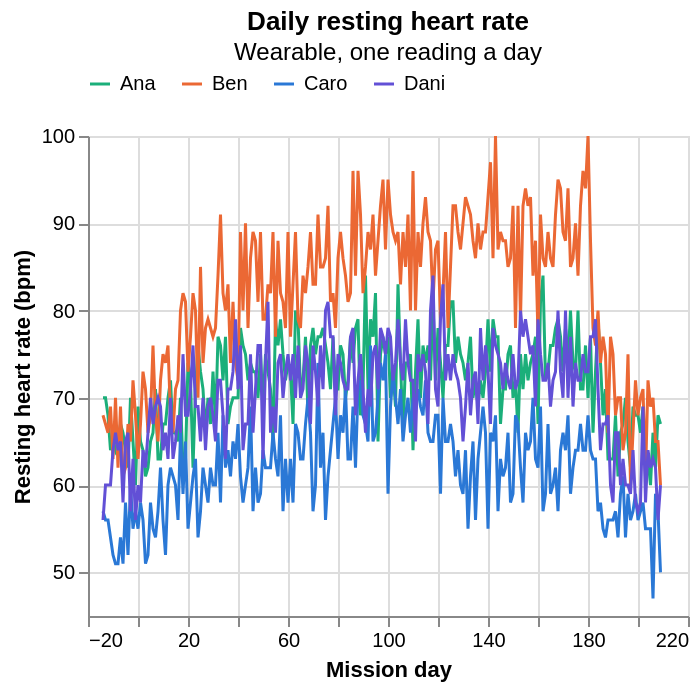

Source (notebook cell):
### Markdown cell above
## 6. The wearable

Daily resting heart rate (fitted on Campaign 11's supine values) and one day of minute-by-minute heart rate. The 24 hours follow Caro's routine for that day (section 8): a dip while she sleeps, a rise in each exercise block. That shape is assumed; the resting level comes from the model.

### Code cell
rhr = df[df.measure == "resting_hr"].dropna(subset=["value"])[["crew_id", "mission_day", "day_label", "value", "adherence"]]
alt.Chart(rhr).mark_line(strokeWidth=1.5).encode(
    x=alt.X("mission_day:Q", title="Mission day"), y=alt.Y("value:Q", title="Resting heart rate (bpm)", scale=alt.Scale(zero=False)),
    color=alt.Color("crew_id:N", scale=CREW, title=None, legend=alt.Legend(orient="top")),
    tooltip=["crew_id", "day_label", "value", "adherence"]
).properties(width="container", height=240, title=alt.Title("Daily resting heart rate", subtitle="Wearable, one reading a day"))

### Figure 1 — Vega-Lite specification as saved in the notebook (floating-point values rounded to 4 significant figures; data arrays with more than 128 entries replaced by an {"elided": "..."} marker saying what was removed)
{"$schema": "https://vega.github.io/schema/vega-lite/v5.20.1.json", "config": {"view": {"continuousHeight": 300, "continuousWidth": 300}}, "data": {"name": "data-491e35f5f01a057d01ed13f68d7cb506"}, "datasets": {"data-491e35f5f01a057d01ed13f68d7cb506": {"elided": "896 records"}}, "encoding": {"color": {"field": "crew_id", "legend": {"orient": "top"}, "scale": {"domain": ["Ana", "Ben", "Caro", "Dani"], "range": ["#1baf7a", "#eb6834", "#2a78d6", "#6250d6"]}, "title": null, "type": "nominal"}, "tooltip": [{"field": "crew_id", "type": "nominal"}, {"field": "day_label", "type": "nominal"}, {"field": "value", "type": "quantitative"}, {"field": "adherence", "type": "quantitative"}], "x": {"field": "mission_day", "title": "Mission day", "type": "quantitative"}, "y": {"field": "value", "scale": {"zero": false}, "title": "Resting heart rate (bpm)", "type": "quantitative"}}, "height": 240, "mark": {"strokeWidth": 1.5, "type": "line"}, "title": {"subtitle": "Wearable, one reading a day", "text": "Daily resting heart rate"}, "width": "container"}
